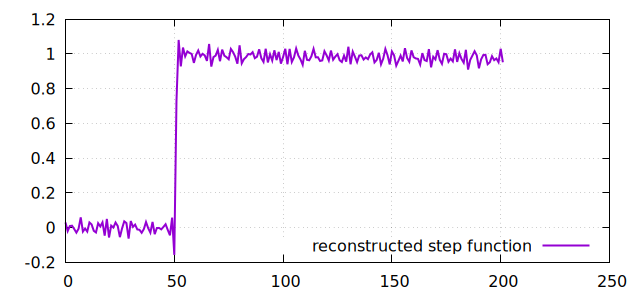

Source code (gnuplot):
set term pngcairo  size 640,300
set output "step_reconstruction.png"

set key bottom right
set grid 
plot \
	"step_reconstruction.dat"     using 0:1 w l lw 2 title "reconstructed step function"
